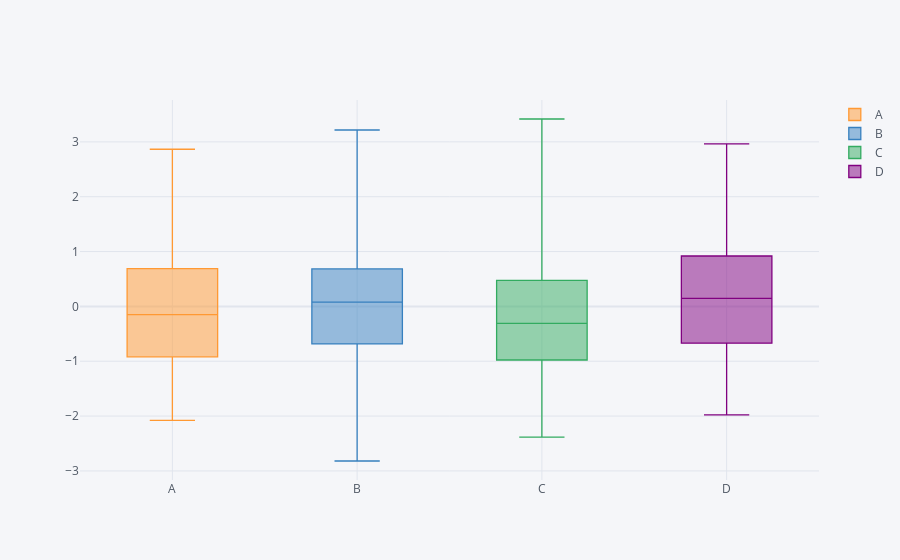

Notebook code cell kept with this figure:
### Code cell
# box plot 
df1.iplot(kind='box')
